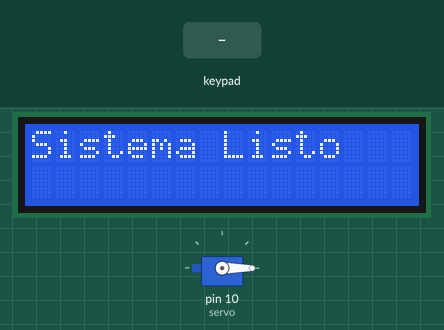
Simulated run of this sketch. Board: Arduino Uno, built with avr-gcc and run on an emulated ATmega328P. On the bench: servo, 16×2 character LCD. The test bench sets the inputs (shaded band).

Above: at 0.1 s.
3.3 s: keypad keys 1 2 3 4 # pressed 0.4 s apart
At 6.0 s:
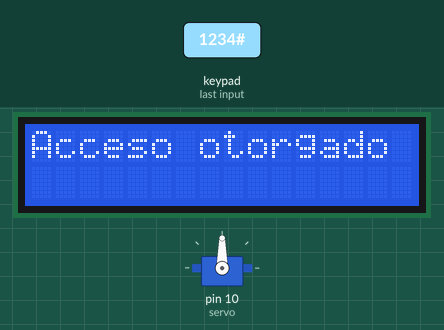
6.8 s: key '#' pressed
At 9.3 s:
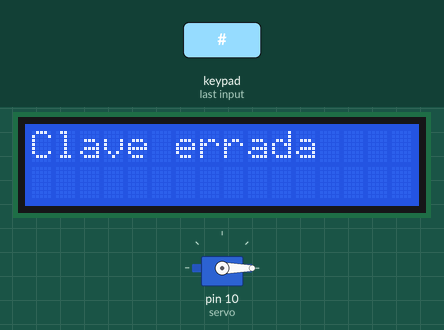
9.8 s: key '1' pressed
At 10.4 s:
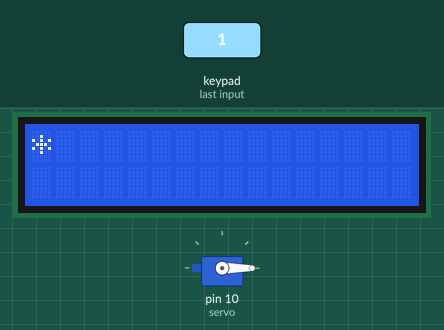
11.4 s: key '2' pressed
At 12.3 s:
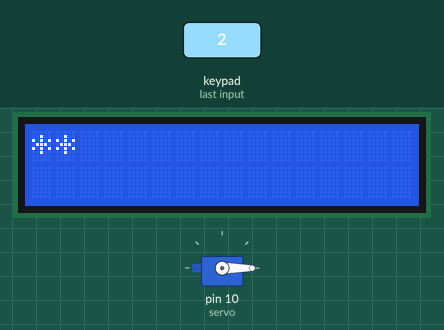
Timing chart, 0 to 13.9 s (numbered marks = the images above; inputs shaded):
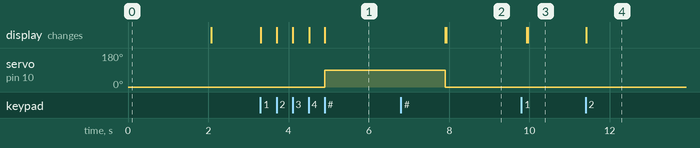

The sketch:

DIA02-03.ino
```cpp
#include <Keypad.h>
#include <Servo.h>
#include <LiquidCrystal.h>

// Configuración del LCD sin I2C (RS, E, D4, D5, D6, D7)
LiquidCrystal lcd(7, 6, 5, 4, 3, 2);

// Configuración del teclado 4x4
const byte ROWS = 4;
const byte COLS = 4;
char keys[ROWS][COLS] = {
  {'1','2','3','A'},
  {'4','5','6','B'},
  {'7','8','9','C'},
  {'*','0','#','D'}
};
byte rowPins[ROWS] = {A0, A1, A2, A3};
byte colPins[COLS] = {A4, A5, 8, 9};

Keypad keypad = Keypad(makeKeymap(keys), rowPins, colPins, ROWS, COLS);

Servo servo;

String password = "1234";  // Contraseña definida
String input = "";         // Entrada del usuario
int attempts = 0;
bool locked = false;
unsigned long lockTime = 0;

void setup() {
  servo.attach(10);
  servo.write(0); // Posición inicial
  lcd.begin(16, 2);
  lcd.print("Sistema Listo");
  delay(2000);
  lcd.clear();
}

void loop() {
  if (locked) {
    if (millis() - lockTime >= 30000) { // Desbloquear después de 30s
      locked = false;
      attempts = 0;
      lcd.clear();
      lcd.print("Sistema Listo");
      delay(2000);
      lcd.clear();
    } else {
      return;
    }
  }

  char key = keypad.getKey();
  if (key) {
    if (key == '#') { // Confirmar contraseña
      if (input == password) {
        lcd.clear();
        lcd.print("Acceso otorgado");
        servo.write(90);
        delay(3000);
        servo.write(0);
        input = "";
        attempts = 0;
        lcd.clear();
      } else {
        attempts++;
        lcd.clear();
        lcd.print("Clave errada");
        delay(2000);
        lcd.clear();
        input = "";
        if (attempts >= 3) {
          lcd.print("Bloqueo x 30s");
          lockTime = millis();
          locked = true;
        }
      }
    } else if (key == '*') { // Borrar entrada
      input = "";
      lcd.clear();
    } else {
      if (input.length() < 4) {
        input += key;
        lcd.setCursor(input.length() - 1, 0);
        lcd.print('*');
      }
    }
  }
}
```

Measured:
- after the input at 3.3 s, servo on pin 10 (servo): 0° → 90° after 1.6 s; the display: first changes at once (image 1 shows a later state)
- after the input at 6.8 s, the display: first differs from a run without the input after 1.1 s (image 2)
- after the input at 9.8 s, the display: first differs from a run without the input after 0.16 s (image 3)
- after the input at 11.4 s, the display: changes at once (image 4)
